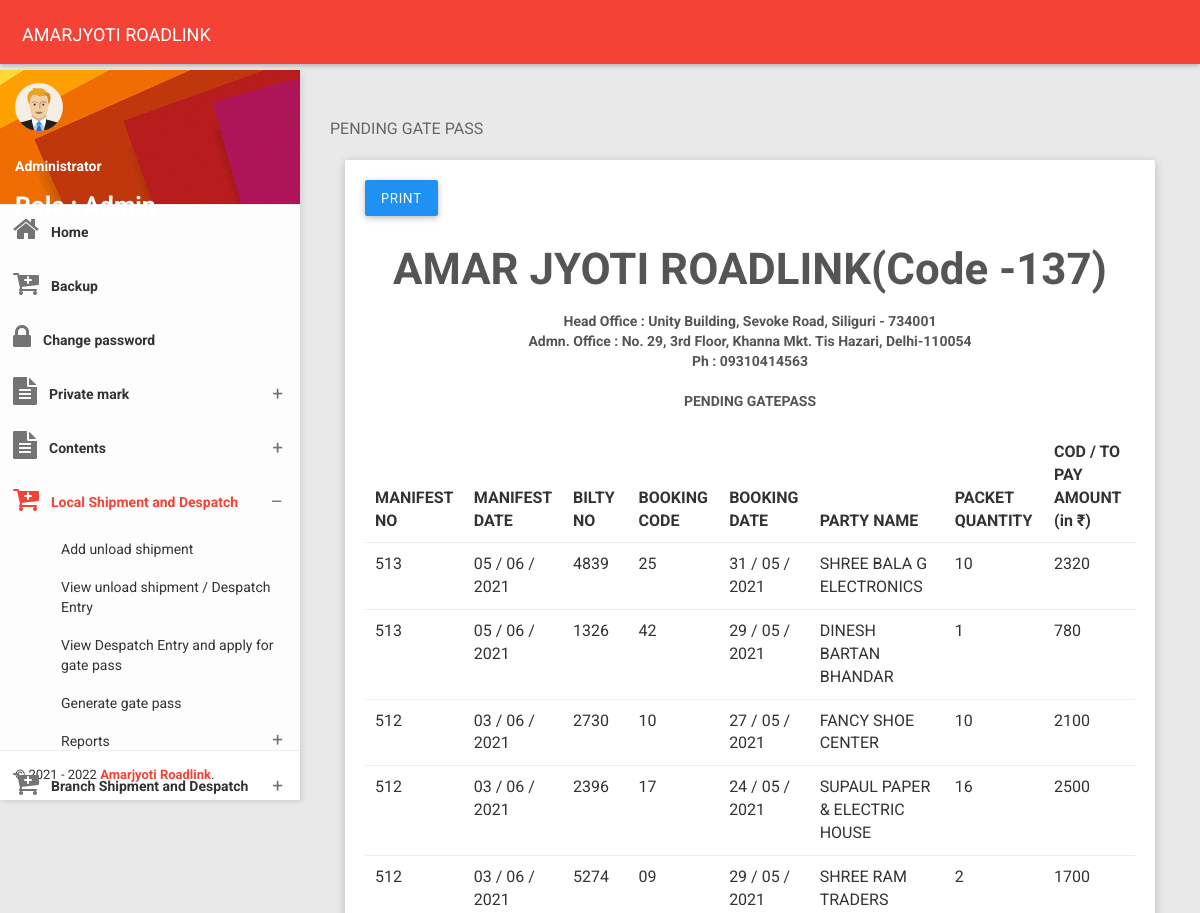
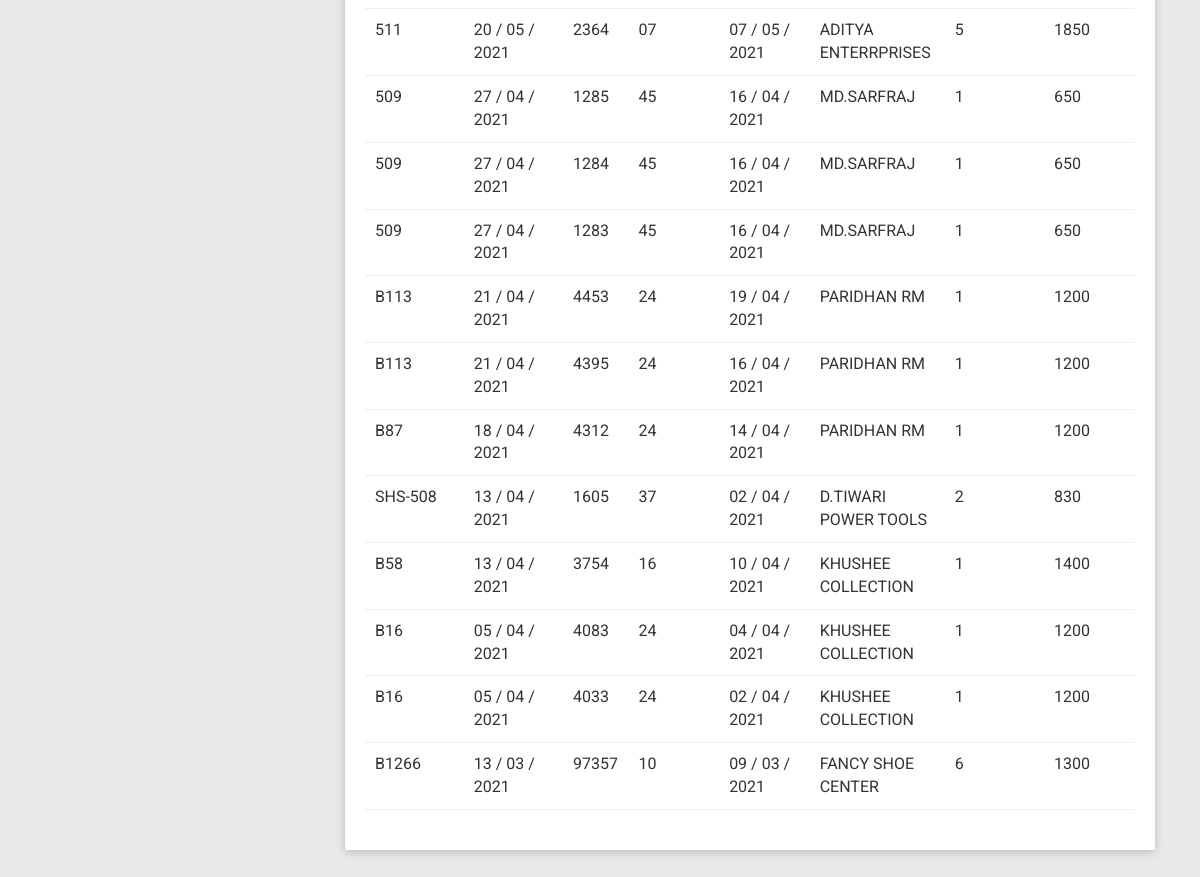
Page /gatepass_pending.php?destination_code=all (signed in) on the committed database (2 pictures, top to bottom).
### tables this page shows
CREATE TABLE IF NOT EXISTS `admin_login_access` (
  `id` bigint(14) NOT NULL AUTO_INCREMENT,
  `username` varchar(20) NOT NULL,
  `name` varchar(200) NOT NULL,
  `password` varchar(50) NOT NULL,
  `role` int(1) NOT NULL,
  `status` int(1) NOT NULL,
  `create_user` varchar(20) NOT NULL,
  PRIMARY KEY (`id`),
  UNIQUE KEY `uname` (`username`)
);

CREATE TABLE IF NOT EXISTS `despatch` (
  `id` bigint(14) NOT NULL,
  `unload_id` bigint(14) NOT NULL,
  `booking_code` varchar(50) NOT NULL,
  `booking_date` date NOT NULL,
  `bilty_no` bigint(10) NOT NULL,
  `content_id` bigint(14) NOT NULL,
  `private_mark_id` bigint(14) NOT NULL,
  `packet_quantity` int(10) NOT NULL,
  `packet_received` int(10) NOT NULL,
  `weight` double(10,2) NOT NULL,
  `payment_status` varchar(1) NOT NULL,
  `pay_cod_amt` double(14,2) NOT NULL,
  `destination` varchar(50) NOT NULL,
  `consigner_name` varchar(200) DEFAULT NULL,
  `consigner_gst` varchar(100) DEFAULT NULL,
  `create_user` varchar(30) NOT NULL,
  PRIMARY KEY (`id`)
);

CREATE TABLE IF NOT EXISTS `unload_shipment` (
  `id` bigint(15) NOT NULL,
  `manifest_no` varchar(10) NOT NULL,
  `manifest_date` date NOT NULL,
  `unload_date` date NOT NULL,
  `despatch_from` varchar(100) NOT NULL,
  `despatch_to` varchar(100) NOT NULL,
  `lorry_no` varchar(100) NOT NULL,
  `driver_code` varchar(10) NOT NULL,
  `create_user` varchar(10) NOT NULL,
  PRIMARY KEY (`id`)
);

CREATE TABLE IF NOT EXISTS `mas_private_mark` (
  `id` bigint(14) NOT NULL,
  `private_mark` varchar(200) NOT NULL,
  `party_name` varchar(255) NOT NULL,
  `gstin_aadhar` varchar(100) NOT NULL,
  `status` int(1) NOT NULL,
  `create_user` varchar(20) NOT NULL,
  PRIMARY KEY (`id`),
  UNIQUE KEY `private_mark` (`private_mark`)
);

### classes/DBOperation.php (called while the page is built, shortened)
<?php
class DBOperation {
    public $connection = "";
    public function __construct($host_ip, $user, $pass, $db) {
        $this->host = $host_ip;
        $this->username = $user;
        $this->password = $pass;
        $this->database = $db;
        $this->connection = mysqli_connect($this->host, $this->username, $this->password, $this->database);
    }
    public function fetchdata($sql) {
        try {
            $stmt = $this->connection->prepare($sql);
            $stmt->execute();
            $result = $stmt->get_result();
            while ($row = $result->fetch_assoc()) {
                $data[] = $row;
            }
        } catch (Exception $e) {
            echo $e->getMessage();
            die();
        }
        return $data;
    }
}

### classes/DBconfig.php (called while the page is built, shortened)
<?php
function connect_db() {
    $dboperation = new DBOperation("localhost", "root", "", "shipment");
    return $dboperation;
}
function ret_json_str($sql) {
    $ret_val = json_encode(connect_db()->fetchData($sql));
    return $ret_val;
}
?>

### gatepass_pending.php (the view, shortened to what this page needs)
<?php
$main_page = "Local shipment";
if ($_SESSION['shipment_user']) {
    $login_user = $_SESSION['shipment_user'];
     if ($_REQUEST['destination_code']) {
     $dest_code = $_REQUEST['destination_code'];
     if($dest_code=="all"){
       $clause="";
     }else{
      $clause= "AND a.destination='$dest_code'";
     }
    ?>﻿
    <!DOCTYPE html>
    <html>
        <head>
            <?php
            include './header_links.php';
            ?>
        </head>
        <body class="theme-red">
            <?php
            include './menu.php';
            ?>
            <section class="content">
                <div class="container-fluid">
                    <div class="block-header">
                        <h2>PENDING GATE PASS</h2>
                    </div>
                    <div class="row clearfix">
                        <div class="col-lg-12 col-md-12 col-sm-12 col-xs-12">
                            <div class="card">
                                <div class="body">
                                    <button type="button" id="print_id" class="btn btn-primary" onclick="print_manifest('printableArea');">
                                        PRINT
                                    </button>
                                    <div id="printableArea">
                                        <?php
                                        echo get_address();
                                        ?>
                                        <center><b>PENDING GATEPASS</b></center><br/>
                                        <table class="table table-hover" border="1" cellspacing="0" cellpadding="10">
                                            <thead>
                                                <tr>
                                                    <th>MANIFEST NO</th>
                                                    <th>MANIFEST DATE</th>
                                                    <th>BILTY NO</th>
                                                    <th>BOOKING CODE</th>
                                                    <th>BOOKING DATE</th>
                                                    <th>PARTY NAME</th>
                                                    <th>PACKET QUANTITY</th>
                                                    <th>COD / TO PAY AMOUNT (in &#8377;)</th>
                                                </tr>
                                            </thead>
                                            <tbody>
                                                <?php
                                                $pending_gpSQL = "";
                                                $pending_gpSQL .= "SELECT * FROM despatch a LEFT JOIN gatepass b ON a.id=b.despatch_id INNER JOIN ";
                                                $pending_gpSQL .= "unload_shipment c ON c.id=a.unload_id INNER JOIN mas_private_mark d ON a.private_mark_id=d.id ";
                                                $pending_gpSQL .= "WHERE a.payment_status='C' $clause AND b.gatepass_id IS NULL ORDER BY c.manifest_date DESC";
                                                $pending_gpfetch = json_decode(ret_json_str($pending_gpSQL));
                                                foreach ($pending_gpfetch as $pending_gp_val) {
                                                    ?>
                                                    <tr>
                                                        <td><?php echo $pending_gp_val->manifest_no; ?></td>
                                                        <td><?php echo date("d / m / Y", strtotime($pending_gp_val->manifest_date)); ?></td>
                                                        <td><?php echo $pending_gp_val->bilty_no; ?></td>
                                                        <td><?php echo $pending_gp_val->booking_code; ?></td>
                                                        <td><?php echo date("d / m / Y", strtotime($pending_gp_val->booking_date)); ?></td>
                                                        <td><?php echo $pending_gp_val->party_name; ?></td>
                                                        <td><?php echo $pending_gp_val->packet_quantity;
                                                        ?></td>
                                                        <td align="right"><?php echo $pending_gp_val->pay_cod_amt; ?></td>
                                                    </tr>
                                                    <?php
                                                }
                                                ?>
                                            </tbody>
                                        </table>
                                    </div>
                                </div>
                            </div>
                        </div>
                    </div>
                </div>
            </section>
        </body>
    </html>
    <?php
     }
} else {
    header("location:index.php");
}
?>

### menu.php (shortened to what this page needs)
<nav class="navbar">
    <div class="container-fluid">
        <div class="navbar-header">
            <a class="navbar-brand" href="home.php"><?php echo getCompanyName(); ?></a>
        </div>
    </div>
</nav>
<section>
    <aside id="leftsidebar" class="sidebar">
        <div class="user-info">
            <div class="image">
                <img src="images/user.png" width="48" height="48" alt="User" />
            </div>
            <?php
            $loginuser_SQL = "SELECT * FROM admin_login_access WHERE username='$login_user'";
            $fetch_loginuser = json_decode(ret_json_str($loginuser_SQL));
            foreach ($fetch_loginuser as $fetch_loginusers) {
                $login_role_id = $fetch_loginusers->role;
                if ($login_role_id == 1) {
                    $login_role_name = "Admin";
                } elseif ($login_role_id == 2) {
                    $login_role_name = "Co-admin";
                } else {
                    $login_role_name = "User";
                }
            }
            ?>
            <div class="info-container" style="color: #FFFFFF;">
                <div class="name" data-toggle="dropdown" aria-haspopup="true" aria-expanded="false">
                    <b><?php echo $fetch_loginusers->name; ?></b></div>
                <h5>Role : <?php echo $login_role_name; ?></h5>
            </div>
        </div>
        <div class="menu">
            <ul class="list">
                <li class="<?php if ($main_page == "Dashboard") { ?> active <?php } ?>">
                    <a href="home.php">
                        <i class="fa fa-home fa-2x"></i>
                        <span>Home</span>
                    </a>
                </li>
                  <li>
                    <a href="export_db.php">
                        <i class="fa fa-cart-plus fa-2x"></i>
                        <span>Backup</span>
                    </a>
                </li>
                <?php
                if ($login_user != "admin") {
                    ?>
                    <li class="<?php if ($main_page == "Change password") { ?> active <?php } ?>">
                        <a href="change_password.php">
                            <i class="fa fa-lock fa-2x"></i>
                            <span>Change password</span>
                        </a>
                    </li>
                    <?php
                }
                ?>
                <li class="<?php if ($main_page == "Private mark") { ?> active <?php } ?>">
                    <a href="javascript:void(0);" class="menu-toggle">
                        <i class="fa fa-file-text fa-2x"></i>
                        <span>Private mark</span>
                    </a>
                </li>
                <li class="<?php if ($main_page == "Contents") { ?> active <?php } ?>">
                    <a href="javascript:void(0);" class="menu-toggle">
                        <i class="fa fa-file-text fa-2x"></i>
                        <span>Contents</span>
                    </a>
                </li>
                <li class="<?php if ($main_page == "Local shipment") { ?> active <?php } ?>">
                    <a href="javascript:void(0);" class="menu-toggle">
                        <i class="fa fa-cart-plus fa-2x"></i>
                        <span>Local Shipment and Despatch</span>
                    </a>
                    <ul class="ml-menu">
                        <li>
                            <a href="add_unload_shipment.php">
                                <span>Add unload shipment</span></a> </li>
                        <li>
                            <a href="view_unload_shipment.php">
                                <span>View unload shipment / Despatch Entry</span></a> </li>
                        <li>
                            <a href="view_despatch_entry.php">
                                <span>View Despatch Entry and apply for gate pass</span></a> </li>
                        <li>
                            <a href="generate_gatepass.php">
                                <span>Generate gate pass</span></a> </li>
                        <li>
                            <a href="javascript:void(0);" class="menu-toggle">
                                <span>Reports</span>
                            </a>
                        </li>
                    </ul>
                </li>
                <li class="<?php if ($main_page == "Branch shipment") { ?> active <?php } ?>">
                    <a href="javascript:void(0);" class="menu-toggle">
                        <i class="fa fa-cart-plus fa-2x"></i>
                        <span>Branch Shipment and Despatch</span>
                    </a>
                </li>
            </ul>
        </div>
        <div class="legal">
            <div class="copyright">
                &copy; 2021 - 2022 <a href="#">Amarjyoti Roadlink</a>.
            </div>
        </div>
    </aside>
</section>

### css/waves.css (style rules this page uses)
.waves-effect { position: relative; cursor: pointer; display: inline-block; overflow: hidden; -webkit-user-select: none; -moz-user-select: none; -ms-user-select: none; user-select: none; -webkit-tap-highlight-color: transparent; }
.waves-block { display: block; }

### css/all-themes.css (style rules this page uses)
.theme-red .navbar-brand { color: #fff; }
.theme-red .sidebar .menu .list li.active { background-color: transparent; }
.theme-red .sidebar .menu .list li.active > :first-child i, .theme-red .sidebar .menu .list li.active > :first-child span { color: #F44336; }
.theme-red .sidebar .menu .list .toggled { background-color: transparent; }
.theme-red .sidebar .menu .list .ml-menu { background-color: transparent; }
.theme-red .sidebar .legal { background-color: #fff; }
.theme-red .sidebar .legal .copyright a { color: #F44336 !important; }

### rows in the picture
admin_login_access: name "Administrator", role "Admin"
despatch: unload_shipment.manifest_no "513", unload_shipment.manifest_date "05 / 06 / 2021", bilty_no "4839", booking_code "25", booking_date "31 / 05 / 2021", mas_private_mark.party_name "SHREE BALA G ELECTRONICS", packet_quantity "10", pay_cod_amt "2320"
despatch: unload_shipment.manifest_no "513", unload_shipment.manifest_date "05 / 06 / 2021", bilty_no "1326", booking_code "42", booking_date "29 / 05 / 2021", mas_private_mark.party_name "DINESH BARTAN BHANDAR", packet_quantity "1", pay_cod_amt "780"
despatch: unload_shipment.manifest_no "512", unload_shipment.manifest_date "03 / 06 / 2021", bilty_no "2730", booking_code "10", booking_date "27 / 05 / 2021", mas_private_mark.party_name "FANCY SHOE CENTER", packet_quantity "10", pay_cod_amt "2100"
despatch: unload_shipment.manifest_no "512", unload_shipment.manifest_date "03 / 06 / 2021", bilty_no "2396", booking_code "17", booking_date "24 / 05 / 2021", mas_private_mark.party_name "SUPAUL PAPER & ELECTRIC HOUSE", packet_quantity "16", pay_cod_amt "2500"
despatch: unload_shipment.manifest_no "512", unload_shipment.manifest_date "03 / 06 / 2021", bilty_no "5274", booking_code "09", booking_date "29 / 05 / 2021", mas_private_mark.party_name "SHREE RAM TRADERS", packet_quantity "2", pay_cod_amt "1700"
despatch: unload_shipment.manifest_no "511", unload_shipment.manifest_date "20 / 05 / 2021", bilty_no "2364", booking_code "07", booking_date "07 / 05 / 2021", mas_private_mark.party_name "ADITYA ENTERRPRISES", packet_quantity "5", pay_cod_amt "1850"
despatch: unload_shipment.manifest_no "509", unload_shipment.manifest_date "27 / 04 / 2021", bilty_no "1285", booking_code "45", booking_date "16 / 04 / 2021", mas_private_mark.party_name "MD.SARFRAJ", packet_quantity "1", pay_cod_amt "650"
despatch: unload_shipment.manifest_no "509", unload_shipment.manifest_date "27 / 04 / 2021", bilty_no "1284", booking_code "45", booking_date "16 / 04 / 2021", mas_private_mark.party_name "MD.SARFRAJ", packet_quantity "1", pay_cod_amt "650"
despatch: unload_shipment.manifest_no "509", unload_shipment.manifest_date "27 / 04 / 2021", bilty_no "1283", booking_code "45", booking_date "16 / 04 / 2021", mas_private_mark.party_name "MD.SARFRAJ", packet_quantity "1", pay_cod_amt "650"
despatch: unload_shipment.manifest_no "B113", unload_shipment.manifest_date "21 / 04 / 2021", bilty_no "4453", booking_code "24", booking_date "19 / 04 / 2021", mas_private_mark.party_name "PARIDHAN RM", packet_quantity "1", pay_cod_amt "1200"
despatch: unload_shipment.manifest_no "B113", unload_shipment.manifest_date "21 / 04 / 2021", bilty_no "4395", booking_code "24", booking_date "16 / 04 / 2021", mas_private_mark.party_name "PARIDHAN RM", packet_quantity "1", pay_cod_amt "1200"
despatch: unload_shipment.manifest_no "B87", unload_shipment.manifest_date "18 / 04 / 2021", bilty_no "4312", booking_code "24", booking_date "14 / 04 / 2021", mas_private_mark.party_name "PARIDHAN RM", packet_quantity "1", pay_cod_amt "1200"
despatch: unload_shipment.manifest_no "SHS-508", unload_shipment.manifest_date "13 / 04 / 2021", bilty_no "1605", booking_code "37", booking_date "02 / 04 / 2021", mas_private_mark.party_name "D.TIWARI POWER TOOLS", packet_quantity "2", pay_cod_amt "830"
despatch: unload_shipment.manifest_no "B58", unload_shipment.manifest_date "13 / 04 / 2021", bilty_no "3754", booking_code "16", booking_date "10 / 04 / 2021", mas_private_mark.party_name "KHUSHEE COLLECTION", packet_quantity "1", pay_cod_amt "1400"
despatch: unload_shipment.manifest_no "B16", unload_shipment.manifest_date "05 / 04 / 2021", bilty_no "4083", booking_code "24", booking_date "04 / 04 / 2021", mas_private_mark.party_name "KHUSHEE COLLECTION", packet_quantity "1", pay_cod_amt "1200"
despatch: unload_shipment.manifest_no "B16", unload_shipment.manifest_date "05 / 04 / 2021", bilty_no "4033", booking_code "24", booking_date "02 / 04 / 2021", mas_private_mark.party_name "KHUSHEE COLLECTION", packet_quantity "1", pay_cod_amt "1200"
despatch: unload_shipment.manifest_no "B1266", unload_shipment.manifest_date "13 / 03 / 2021", bilty_no "97357", booking_code "10", booking_date "09 / 03 / 2021", mas_private_mark.party_name "FANCY SHOE CENTER", packet_quantity "6", pay_cod_amt "1300"

### other values in the picture
getCompanyName() "AMARJYOTI ROADLINK"
